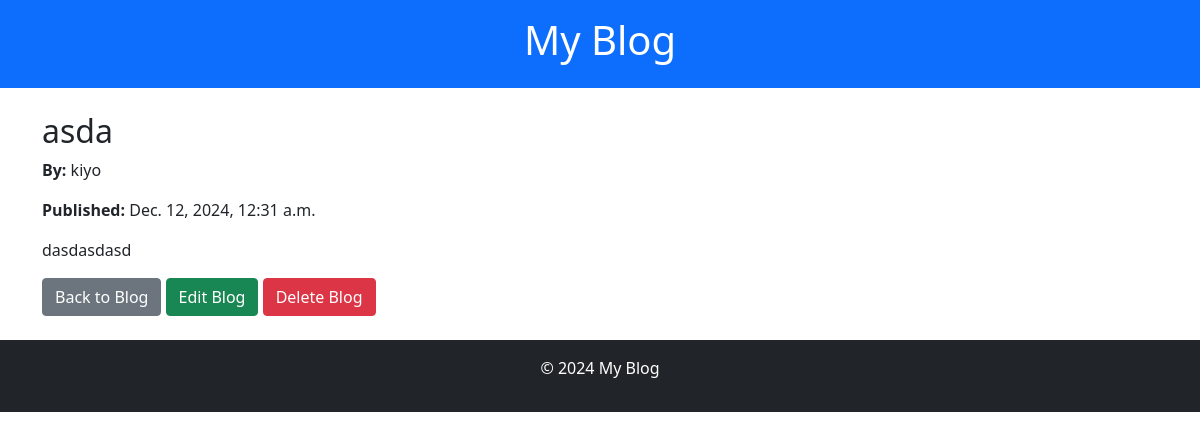
The app's page /post/2/ with its own data.
### blog/models.py (models this page shows, shortened)
class Post(models.Model):
    title = models.CharField(max_length=200)
    content = models.TextField()
    author = models.ForeignKey('blog.CustomUser', on_delete=models.CASCADE)
    picture = models.ImageField(upload_to='post_image/', blank=True, null=True)
    created_at = models.DateTimeField(auto_now_add=True)
    updated_at = models.DateTimeField(auto_now=True)

class CustomUser(AbstractUser):
    pass

### blog/views.py (the view)
# urls.py: path('post/<int:pk>/', views.post_detail, name='post_detail'),
def post_detail(request, pk):
    post = Post.objects.get(pk=pk)
    return render(request, 'blog/post_detail.html', {'post': post})

### blog/templates/blog/post_detail.html (shortened to what this page needs)
{% extends 'blog/base.html' %}
{% block content %}
    <h2>{{ post.title }}</h2>
    <p><strong>By:</strong> {{ post.author }}</p>
    <p><strong>Published:</strong> {{ post.created_at }}</p>
    <p>{{ post.content }}</p>
    <a href="{% url 'post_list' %}" class="btn btn-secondary">Back to Blog</a>
    <a href="{% url 'update_post' post.pk %}" class="btn btn-success">Edit Blog</a>
    <a href="{% url 'delete_post' post.pk %}" class="btn btn-danger">Delete Blog</a>
{% endblock %}

### records on screen
Post: title "asda", author "kiyo", created_at "Dec. 12, 2024, 12:31 a.m.", content "dasdasdasd"
